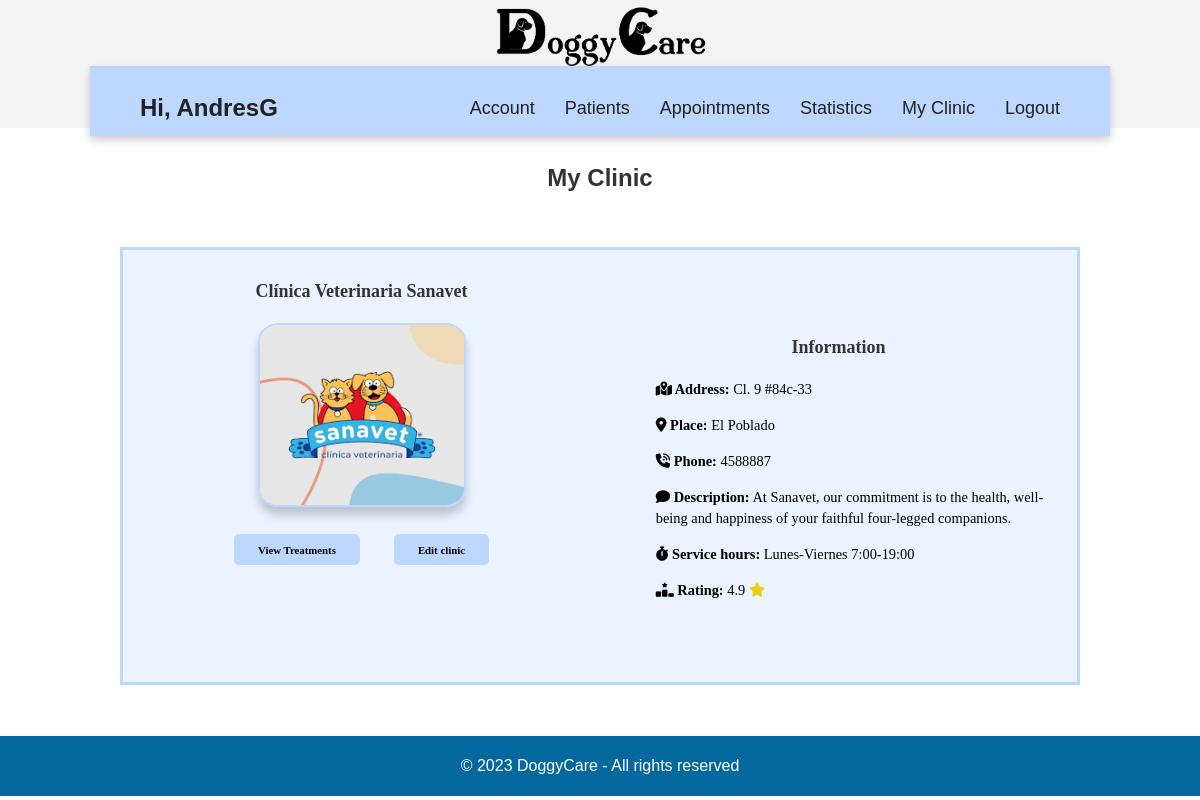
The page /vet/show_clinic/ (signed in) on the database as committed earlier.
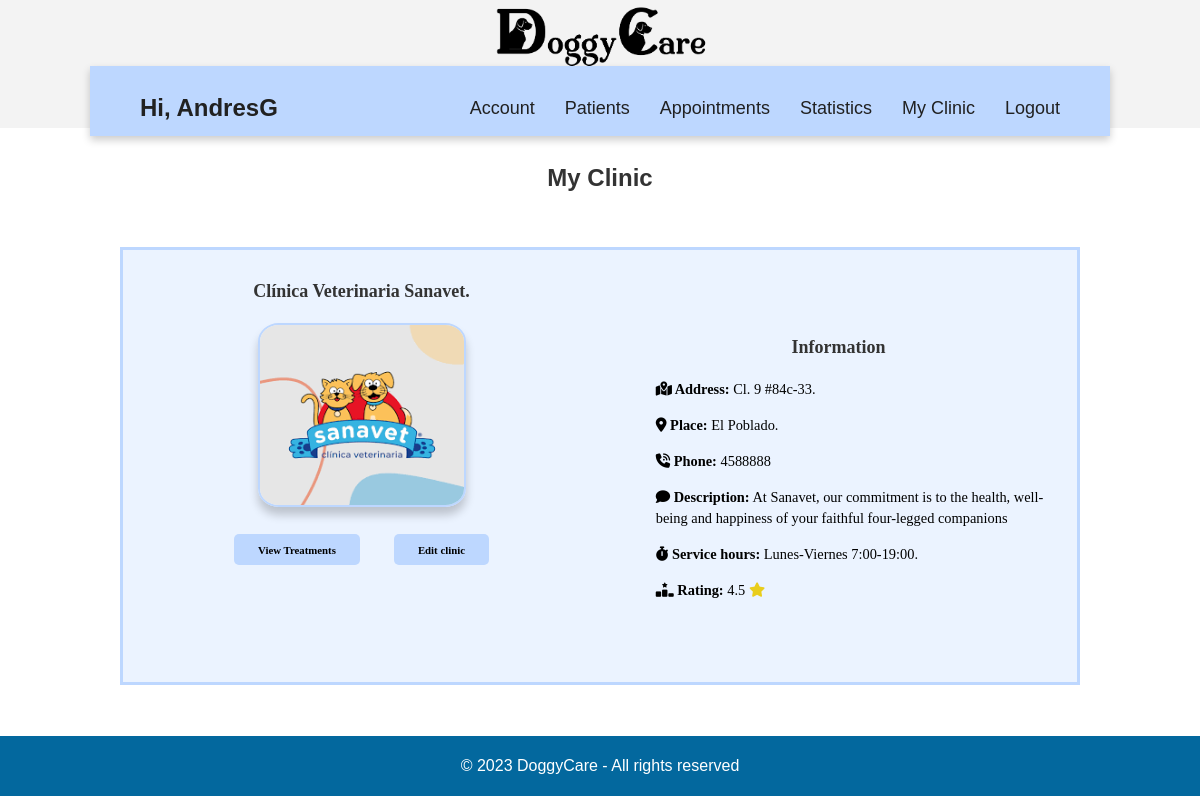
The same page on the database as committed later.
### accounts/models.py (models this page shows, shortened)
class clinic_info(models.Model):
    id = models.AutoField(primary_key= True)
    name = models.CharField(blank= False, max_length=50)
    address = models.CharField(blank= False, max_length=50)
    place = models.CharField(blank= False, max_length=100)
    phone = models.CharField(blank= False, max_length=50)
    description = models.TextField(blank= False, max_length=400)
    opening_hours = models.CharField(blank= False, max_length=200)
    rating = models.FloatField(blank= False)
    image= models.ImageField(upload_to='images/')
    vet = models.ForeignKey(Vet, on_delete=models.CASCADE,null=True, blank=True)

### vet/views.py (the view)
# urls.py: path('show_clinic/', views.show_clinic, name='show_clinic'),
@login_required
@vet_required
def show_clinic(request):
    user_has_permission = request.user.has_perm("accounts.can_manage")
    if request.user.is_authenticated:
        vet = Vet.objects.get(user=request.user)
        clinic_id = vet.clinic
        clinic = clinic_info.objects.filter(id=clinic_id).first()
    else:
        clinic = None
    return render(request, 'show_clinics.html', {'clinics': clinic, 'user_has_permission': user_has_permission})

### vet/templates/show_clinics.html (shortened to what this page needs)
<!DOCTYPE html>
{% extends 'base.html' %}
{% load static %}
    {% block additional_styles %}
    <link rel="stylesheet" href="{% static 'css/show_clinics.css' %}">
    {% endblock additional_styles %}
    {% block content %}
    <h2>My Clinic</h2>
    <div class="all">
        <div class="clinic_container">
            <div class="left-column">
                <p class="title-inside">{{ clinics.name }}</p>
                <div class="clinic_image">
                    <img class="img" src="{{ clinics.image.url }}" alt="Image">
                    <div class="clinic-buttons">
                        <a href="{% url 'treatments' clinic_id=clinics.id %}" class="btn-cln">View Treatments</a>
                        {% if user_has_permission %}
                            <a href="{% url 'edit_clinic' clinic_id=clinics.id %}" class="btn-cln">Edit clinic</a>
                        {% endif %}
                    </div>
                </div>
            </div>
            <div class="right-column">
                <p class="title-inside">Information</p>
                <div class="clinic_info">
                    <p class="info" style="padding-left: 10%;"><i class="fa-solid fa-map-location-dot"></i><strong>   Address:</strong> {{ clinics.address }}</p>
                    <p class="info" style="padding-left: 10%;"><i class="fa-solid fa-location-dot"></i><strong>   Place:</strong> {{ clinics.place }}</p>
                    <p class="info" style="padding-left: 10%;"> <i class="fa-solid fa-phone-volume"></i><strong>   Phone:</strong> {{ clinics.phone }}</p>
                    <p class="info description" style="padding-left: 10%;"><i class="fa-solid fa-comment"></i><strong>   Description:</strong> {{ clinics.description }}</p>
                    <p class="info" style="padding-left: 10%;"><i class="fa-solid fa-stopwatch"></i><strong>   Service hours:</strong> {{ clinics.opening_hours }}</p>
                    <p class="info" style="padding-left: 10%;"><i class="fa-solid fa-ranking-star"></i><strong>   Rating:</strong> {{ clinics.rating }} <i class="fa-solid fa-star" style="color: #e9cd1c;"></i></p>
                </div>
            </div>
        </div>
    </div>
{% endblock content %}

Rows that differ between the two databases and show on the page:
changed clinic_info: name "Clínica Veterinaria Sanavet" → "Clínica Veterinaria Sanavet."; address "Cl. 9 #84c-33" → "Cl. 9 #84c-33."; place "El Poblado" → "El Poblado."; phone "4588887" → "4588888"; description "At Sanavet, our commitment is to the health, well-being and happiness of your faithful four-legged companions." → "At Sanavet, our commitment is to the health, well-being and happiness of your faithful four-legged companions"; opening_hours "Lunes-Viernes 7:00-19:00" → "Lunes-Viernes 7:00-19:00."; rating "4.9" → "4.5"
